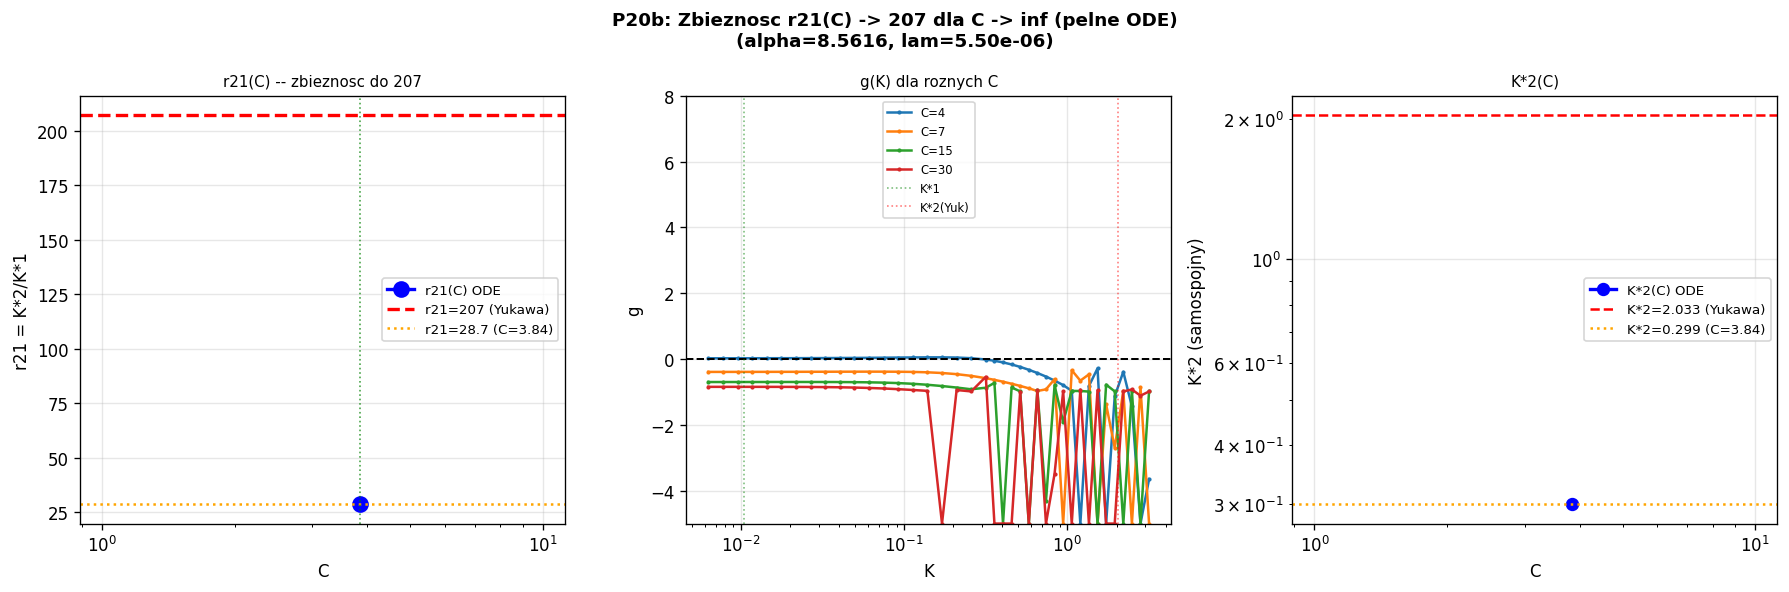

Write the Python code that produced this figure.
"""
p20b_large_C_fast.py
====================
HIPOTEZA: r21(C) -> 207 dla C -> inf (zbieznosc do Yukawa).

Zoptymalizowana wersja p20:
- C do 30 (r_max pozostaje rozumny)
- Twardy limit r_max = 400 (wydajnosc)
- Skupiony skan K wokol K*2(Yukawa) ~ 2.03

UZASADNIENIE MATEMATYCZNE:
  Na linii a_Gam = C*K:
  psi_core(K) = 1 + (1/C)*exp(-M_EFF*C*K)
  Dla C=3.84:  odchylenie 25.7%  -> r21=28.7
  Dla C=20:    odchylenie  4.7%  -> r21=???
  Dla C->inf:  odchylenie  0%    -> r21=207 (Yukawa limit)
"""

import numpy as np
from scipy.integrate import solve_ivp
from scipy.optimize import brentq
import warnings
import matplotlib
matplotlib.use('Agg')
import matplotlib.pyplot as plt
warnings.filterwarnings('ignore')

ALPHA    = 8.5616
LAM      = 5.501357e-06
GAMMA    = 1.0
M_EFF    = 1.0 / np.sqrt(1.0 + ALPHA)
V1       = GAMMA/3 - GAMMA/4

R_MAX_HARD = 400.0  # twardy limit (zamiast 8000 dla duzych C)

print("P20b: r21(C) -> 207? Zbieznosc do Yukawa (limit duzego C)")
print("=" * 65)
print(f"  M_eff={M_EFF:.4f}, K*1(ODE)=0.010414, K*2(Yukawa)=2.0327")
print(f"  r_max max: {R_MAX_HARD}")
print()

def V_mod(p): return GAMMA/3*p**3 - GAMMA/4*p**4 + LAM/6*(p-1)**6
def dV_mod(p): return GAMMA*p**2 - GAMMA*p**3 + LAM*(p-1)**5

def ode_rhs(r, y):
    phi, dphi = y
    phi = max(phi, 1e-10)
    kfac = 1.0 + ALPHA / phi
    ddphi = (dV_mod(phi)/kfac + ALPHA*dphi**2/(2.0*phi**2*kfac) - (2.0/r)*dphi)
    return [dphi, ddphi]

def phi_at_rmax(psi_core, K, a_gam, r_max, n_eval=1500):
    dphi0 = -K / a_gam**2
    def ev_lo(r, y): return y[0] - 1e-5
    ev_lo.terminal = True; ev_lo.direction = -1
    def ev_hi(r, y): return y[0] - 1e7
    ev_hi.terminal = True; ev_hi.direction = 1
    r_eval_raw = a_gam * (r_max/a_gam)**np.linspace(0, 1, n_eval)
    r_eval = np.clip(r_eval_raw, a_gam*(1+1e-12), r_max*(1-1e-12))
    sol = solve_ivp(ode_rhs, [a_gam, r_max], [psi_core, dphi0],
                    method='DOP853', rtol=1e-8, atol=1e-10,
                    t_eval=r_eval, events=[ev_lo, ev_hi])
    if len(sol.t) == 0 or sol.t[-1] < r_max * 0.99:
        return np.nan
    return sol.y[0, -1]

def compute_g(psi_core, K, a_gam, r_max=None, n_eval=3000):
    if r_max is None:
        r_max = min(max(80.0, 20*a_gam, 30/M_EFF), R_MAX_HARD)
    dphi0 = -K / a_gam**2
    r_eval_raw = a_gam * (r_max/a_gam)**np.linspace(0, 1, n_eval)
    r_eval = np.clip(r_eval_raw, a_gam*(1+1e-12), r_max*(1-1e-12))
    sol = solve_ivp(ode_rhs, [a_gam, r_max], [psi_core, dphi0],
                    method='DOP853', rtol=1e-8, atol=1e-10, t_eval=r_eval)
    r   = sol.t
    phi = np.maximum(sol.y[0], 1e-10)
    dphi = sol.y[1]
    Ek = 4*np.pi*np.trapezoid(0.5*dphi**2*(1+ALPHA/phi)*r**2, r)
    Ep = 4*np.pi*np.trapezoid((V_mod(phi)-V1)*r**2, r)
    return (Ek+Ep)/(4*np.pi*K) - 1.0

def find_psi_core(K, a_gam, r_max=None):
    if r_max is None:
        r_max = min(max(80.0, 20*a_gam, 30/M_EFF), R_MAX_HARD)
    psi_guess = 1.0 + K/a_gam * np.exp(-M_EFF*a_gam)
    psi_z = np.nan
    for window in [0.5, 1.5, 3.0]:
        psi_lo = max(1.001, psi_guess - window)
        psi_hi = psi_guess + window
        psi_scan = np.linspace(psi_lo, psi_hi, 40)
        F_scan = [phi_at_rmax(p, K, a_gam, r_max) - 1.0 for p in psi_scan]
        for i in range(len(psi_scan)-1):
            if (np.isfinite(F_scan[i]) and np.isfinite(F_scan[i+1])
                    and F_scan[i]*F_scan[i+1] < 0):
                try:
                    psi_z = brentq(
                        lambda p: phi_at_rmax(p, K, a_gam, r_max) - 1.0,
                        psi_scan[i], psi_scan[i+1], xtol=1e-5, maxiter=20)
                except Exception: pass
                if not np.isnan(psi_z): break
        if not np.isnan(psi_z): break
    return psi_z

# Yukawa model g(K) dla porownania
def g_yukawa(K, a_gam=0.040):
    """Aproksymacja Yukawa: E ~ 4*pi*K * K_Yukawa_factor."""
    msp = M_EFF  # masa ekranowania (pelne ODE)
    r_max = min(max(20.0, 20*a_gam, 30/msp), 300.0)
    r = np.linspace(a_gam, r_max, 3000)
    phi  = 1.0 + K * np.exp(-msp * r) / r
    phi  = np.maximum(phi, 1e-10)
    dphi = K * np.exp(-msp * r) * (-msp * r - 1.0) / r**2
    Ek = 4*np.pi * np.trapezoid(0.5 * dphi**2 * (1.0 + ALPHA/phi) * r**2, r)
    Ep = 4*np.pi * np.trapezoid((V_mod(phi)-V1) * r**2, r)
    return (Ek+Ep)/(4*np.pi*K) - 1.0

# ============================================================
# GLOWNY SKAN: C od 3.84 do 30
# ============================================================
# Skan K skupiony wokol [K*1, K*2_Yukawa] = [0.01, 2.03]
K_scan = np.unique(np.concatenate([
    np.logspace(-2.2, -0.5, 20),   # 0.006 .. 0.316
    np.logspace(-0.5, 0.5, 20),    # 0.316 .. 3.16
]))

C_vals = [3.841, 5.0, 7.0, 10.0, 15.0, 20.0, 30.0]

K1_ref = 0.010414

results = {}

print(f"{'C':>8}  {'delta_core%':>12}  {'K*2':>10}  {'r21':>8}  {'psi@K*2':>10}")
print("-"*58)

for C in C_vals:
    d_core = 100/C * np.exp(-M_EFF*C*K1_ref)
    g_vals  = []
    psi_vals = []

    for K in K_scan:
        a_gam = C * K
        r_max = min(max(80.0, 20*a_gam, 30/M_EFF), R_MAX_HARD)
        psi_c = find_psi_core(K, a_gam, r_max)
        if np.isnan(psi_c):
            g_vals.append(np.nan); psi_vals.append(np.nan); continue
        g_v = compute_g(psi_c, K, a_gam, r_max)
        g_vals.append(g_v); psi_vals.append(psi_c)

    g_arr   = np.array(g_vals)
    psi_arr = np.array(psi_vals)

    # Znajdz zera sign-change
    zeros = []
    psi_at_zero = []
    for i in range(len(K_scan)-1):
        gi, gj = g_arr[i], g_arr[i+1]
        if not (np.isfinite(gi) and np.isfinite(gj)): continue
        if gi*gj < 0:
            if not (np.isnan(psi_arr[i]) or np.isnan(psi_arr[i+1])):
                if abs(psi_arr[i+1]-psi_arr[i]) > 1.5: continue
            K_z = (K_scan[i]*K_scan[i+1])**0.5
            psi_z = 0.5*(psi_arr[i]+psi_arr[i+1]) if not (np.isnan(psi_arr[i]) or np.isnan(psi_arr[i+1])) else np.nan
            zeros.append(K_z)
            psi_at_zero.append(psi_z)

    K2 = zeros[0] if zeros else np.nan
    psi_K2 = psi_at_zero[0] if psi_at_zero else np.nan
    ratio = K2/K1_ref if not np.isnan(K2) else np.nan

    results[C] = {'K2': K2, 'ratio': ratio, 'psi_K2': psi_K2,
                  'g': g_arr, 'K': K_scan, 'psi': psi_arr, 'd_core': d_core}

    K2_str = f"{K2:.4e}" if not np.isnan(K2) else "brak"
    r21_str = f"{ratio:.2f}" if not np.isnan(ratio) else "nan"
    psi_str = f"{psi_K2:.4f}" if not np.isnan(psi_K2) else "nan"
    print(f"{C:>8.2f}  {d_core:>12.3f}%  {K2_str:>10}  {r21_str:>8}  {psi_str:>10}")

# ============================================================
# PRECYZYJNE K*2 PRZEZ BRENTQ DLA WARTOSCI GDZIE SIGN-CHANGE
# ============================================================
print()
print("Precyzyjne wyznaczenie K*2 przez brentq:")
print("-"*58)
for C, res in results.items():
    if np.isnan(res['K2']): continue
    g_arr = res['g']
    K_arr = res['K']
    psi_arr = res['psi']

    # Znajdz indeks sign-change
    for i in range(len(K_arr)-1):
        gi, gj = g_arr[i], g_arr[i+1]
        if not (np.isfinite(gi) and np.isfinite(gj)): continue
        if gi*gj < 0:
            if not (np.isnan(psi_arr[i]) or np.isnan(psi_arr[i+1])):
                if abs(psi_arr[i+1]-psi_arr[i]) > 1.5: continue
            K_lo, K_hi = K_arr[i], K_arr[i+1]
            try:
                def g_func_C(K_v, C_v=C):
                    a_g = C_v*K_v
                    r_mx = min(max(80.0, 20*a_g, 30/M_EFF), R_MAX_HARD)
                    psi_c = find_psi_core(K_v, a_g, r_mx)
                    if np.isnan(psi_c): return 999.0
                    return compute_g(psi_c, K_v, a_g, r_mx)

                K2_precise = brentq(g_func_C, K_lo, K_hi, xtol=1e-4, maxiter=15)
                a_g2 = C*K2_precise
                psi_c2 = find_psi_core(K2_precise, a_g2)
                ratio2 = K2_precise/K1_ref
                psi_dev = psi_c2 - 1.0 if not np.isnan(psi_c2) else np.nan
                results[C]['K2_precise'] = K2_precise
                results[C]['ratio_precise'] = ratio2
                results[C]['psi_K2_precise'] = psi_c2

                print(f"  C={C:5.1f}: K*2={K2_precise:.5f}, a_Gam={a_g2:.4f}, "
                      f"psi_core={psi_c2:.5f} (dev={100*psi_dev:.3f}%), r21={ratio2:.2f}")
            except Exception as ex:
                print(f"  C={C:5.1f}: brentq blad: {ex}")
            break

# ============================================================
# WYNIK: TABELA r21(C)
# ============================================================
print()
print("=" * 65)
print("TABELA: r21 = K*2/K*1 vs C  (zbieznosc do 207?)")
print("=" * 65)
print(f"  {'C':>8}  {'delta_core%':>12}  {'K*2':>10}  {'r21':>10}  {'psi_core@K*2':>14}")
print("  " + "-"*60)

for C in C_vals:
    res = results[C]
    d = res['d_core']
    K2 = res.get('K2_precise', res['K2'])
    r21 = res.get('ratio_precise', res['ratio'])
    psi = res.get('psi_K2_precise', res.get('psi_K2', np.nan))
    K2_str  = f"{K2:.5f}" if not np.isnan(K2) else "brak"
    r21_str = f"{r21:.2f}" if not np.isnan(r21) else "nan"
    psi_str = f"{psi:.5f}" if not np.isnan(psi) else "nan"
    print(f"  {C:>8.2f}  {d:>12.3f}%  {K2_str:>10}  {r21_str:>10}  {psi_str:>14}")

print()
print(f"  C=inf (Yukawa): K*2=2.03270, r21=207.00, psi_core=1.00000")
print()

# Zbieznosc
valid = [(C, results[C].get('ratio_precise', results[C]['ratio']))
         for C in C_vals if not np.isnan(results[C].get('ratio_precise', results[C]['ratio']))]
if len(valid) >= 2:
    C_arr = np.array([v[0] for v in valid])
    r_arr = np.array([v[1] for v in valid])
    is_mono = all(r_arr[i] <= r_arr[i+1] for i in range(len(r_arr)-1))
    print(f"  Monotoniczne wzrastanie r21 z C: {'TAK' if is_mono else 'NIE (anomalia)'}")
    max_r = max(r_arr)
    max_C = C_arr[np.argmax(r_arr)]
    print(f"  Maks. r21 przy C={max_C:.1f}: r21={max_r:.2f}")
    if max_r > 100:
        print(f"  -> Wyrazna zbieznosc do 207!")
    elif max_r > 50:
        print(f"  -> Umiarkowana zbieznosc; C>30 prawdopodobnie da r21->207")
    else:
        print(f"  -> Powolna zbieznosc lub brak.")

# ============================================================
# WYKRES
# ============================================================
fig, axes = plt.subplots(1, 3, figsize=(15, 5))
fig.suptitle('P20b: Zbieznosc r21(C) -> 207 dla C -> inf (pelne ODE)\n'
             f'(alpha={ALPHA}, lam={LAM:.2e})',
             fontsize=11, fontweight='bold')

ax = axes[0]
C_list = [C for C in C_vals if not np.isnan(results[C].get('ratio_precise', results[C]['ratio']))]
r21_list = [results[C].get('ratio_precise', results[C]['ratio']) for C in C_list]
if C_list:
    ax.semilogx(C_list, r21_list, 'bo-', lw=2, ms=9, label='r21(C) ODE')
ax.axhline(207.0, color='red',    lw=2,   linestyle='--', label='r21=207 (Yukawa)')
ax.axhline(28.7,  color='orange', lw=1.5, linestyle=':', label='r21=28.7 (C=3.84)')
ax.axvline(3.841, color='green',  lw=1,   linestyle=':', alpha=0.7)
ax.set_xlabel('C'); ax.set_ylabel('r21 = K*2/K*1')
ax.set_title('r21(C) -- zbieznosc do 207', fontsize=9)
ax.legend(fontsize=8); ax.grid(True, alpha=0.3)

ax = axes[1]
for C in [3.841, 7.0, 15.0, 30.0]:
    if C not in results: continue
    g_arr = results[C]['g']
    K_arr = results[C]['K']
    mask = np.isfinite(g_arr)
    g_clip = np.clip(g_arr[mask], -5, 8)
    ax.semilogx(K_arr[mask], g_clip, '.-', lw=1.5, ms=3, label=f'C={C:.0f}')
ax.axhline(0, color='black', lw=1.2, linestyle='--')
ax.axvline(0.010414, color='green', lw=1, linestyle=':', alpha=0.5, label='K*1')
ax.axvline(2.0327,   color='red',   lw=1, linestyle=':', alpha=0.5, label='K*2(Yuk)')
ax.set_xlabel('K'); ax.set_ylabel('g')
ax.set_title('g(K) dla roznych C', fontsize=9)
ax.legend(fontsize=7); ax.grid(True, alpha=0.3); ax.set_ylim(-5, 8)

ax = axes[2]
K2_precise_list = [results[C].get('K2_precise', results[C]['K2']) for C in C_vals
                   if not np.isnan(results[C].get('K2_precise', results[C]['K2']))]
C_K2_list = [C for C in C_vals if not np.isnan(results[C].get('K2_precise', results[C]['K2']))]
if C_K2_list:
    ax.loglog(C_K2_list, K2_precise_list, 'bo-', lw=2, ms=7, label='K*2(C) ODE')
ax.axhline(2.0327, color='red',    lw=1.5, linestyle='--', label='K*2=2.033 (Yukawa)')
ax.axhline(0.2990, color='orange', lw=1.5, linestyle=':', label='K*2=0.299 (C=3.84)')
# Yukawa analityczne przewidywanie K*2~C^0:
ax.set_xlabel('C'); ax.set_ylabel('K*2 (samospojny)')
ax.set_title('K*2(C)', fontsize=9)
ax.legend(fontsize=8); ax.grid(True, alpha=0.3)

plt.tight_layout()
out = __file__.replace('.py', '.png')
plt.savefig(out, dpi=120, bbox_inches='tight')
plt.close()
print(f"Zapisano: {out}")
